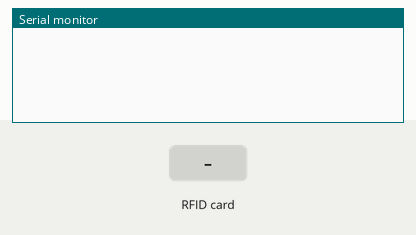
This sketch was run on a simulated Arduino Uno, built with avr-gcc and run on an emulated ATmega328P. On the bench: the last lines printed to the serial monitor. Inputs (shaded band) come from the test bench.

Above: at 1.2 s.
1.3 s: RFID card 5E 7A 19 C4 held to the reader
At 2.5 s:
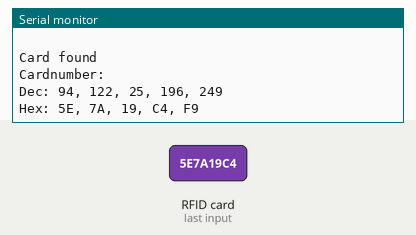
2.8 s: RFID card 5E 7A 19 C4 held to the reader
At 3.9 s:
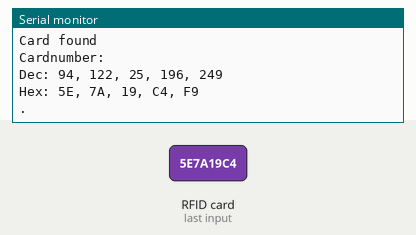

The sketch:

RFID_StampaINFO.ino
```cpp
/**
* Read a card using a mfrc522 reader on your SPI interface
* Pin layout should be as follows (on Arduino Uno):
* MOSI: Pin 11 / ICSP-4
* MISO: Pin 12 / ICSP-1
* SCK: Pin 13 / ISCP-3
* SS: Pin 10
* RST: Pin 9
*
* Script is based on the script of Fancello Salvatore.
* New cardnumber is printed when card has changed. Only a dot is printed
* if card is the same.
*
*  *
 * Typical pin layout used:
 * -----------------------------------------------------------------------------------------
 *             MFRC522      Arduino       Arduino   Arduino    Arduino          Arduino
 *             Reader/PCD   Uno/101       Mega      Nano v3    Leonardo/Micro   Pro Micro
 * Signal      Pin          Pin           Pin       Pin        Pin              Pin
 * -----------------------------------------------------------------------------------------
 * RST/Reset   RST          9             5         D9         RESET/ICSP-5     RST
 * SPI SS      SDA(SS)      10            53        D10        10               10
 * SPI MOSI    MOSI         11 / ICSP-4   51        D11        ICSP-4           16
 * SPI MISO    MISO         12 / ICSP-1   50        D12        ICSP-1           14
 * SPI SCK     SCK          13 / ICSP-3   52        D13        ICSP-3           15
*/
#include <SPI.h>
#include <RFID.h>


#define SS_PIN 10
#define RST_PIN 9

RFID rfid(SS_PIN, RST_PIN);

// Setup variables:
    int serNum0;
    int serNum1;
    int serNum2;
    int serNum3;
    int serNum4;

void setup()
{
  Serial.begin(9600);
  SPI.begin();
  rfid.init();

}

void loop()
{

    if (rfid.isCard()) {
        if (rfid.readCardSerial()) {
            if (rfid.serNum[0] != serNum0
                && rfid.serNum[1] != serNum1
                && rfid.serNum[2] != serNum2
                && rfid.serNum[3] != serNum3
                && rfid.serNum[4] != serNum4)
                {
                /* With a new cardnumber, show it. */
                Serial.println(" ");
                Serial.println("Card found");
                serNum0 = rfid.serNum[0];
                serNum1 = rfid.serNum[1];
                serNum2 = rfid.serNum[2];
                serNum3 = rfid.serNum[3];
                serNum4 = rfid.serNum[4];

                //Serial.println(" ");
                Serial.println("Cardnumber:");
                Serial.print("Dec: ");
    Serial.print(rfid.serNum[0],DEC);
                Serial.print(", ");
    Serial.print(rfid.serNum[1],DEC);
                Serial.print(", ");
    Serial.print(rfid.serNum[2],DEC);
                Serial.print(", ");
    Serial.print(rfid.serNum[3],DEC);
                Serial.print(", ");
    Serial.print(rfid.serNum[4],DEC);
                Serial.println(" ");

                Serial.print("Hex: ");
    Serial.print(rfid.serNum[0],HEX);
                Serial.print(", ");
    Serial.print(rfid.serNum[1],HEX);
                Serial.print(", ");
    Serial.print(rfid.serNum[2],HEX);
                Serial.print(", ");
    Serial.print(rfid.serNum[3],HEX);
                Serial.print(", ");
    Serial.print(rfid.serNum[4],HEX);
                Serial.println(" ");
             } else {
               /* If we have the same ID, just write a dot. */
               Serial.print(".");
             }
          }
    }

    rfid.halt();
}
```

Measured:
- after the input at 1.3 s, the serial monitor: prints a new line at once (image 1)
- after the input at 2.8 s, the serial monitor: prints a new line at once (image 2)
